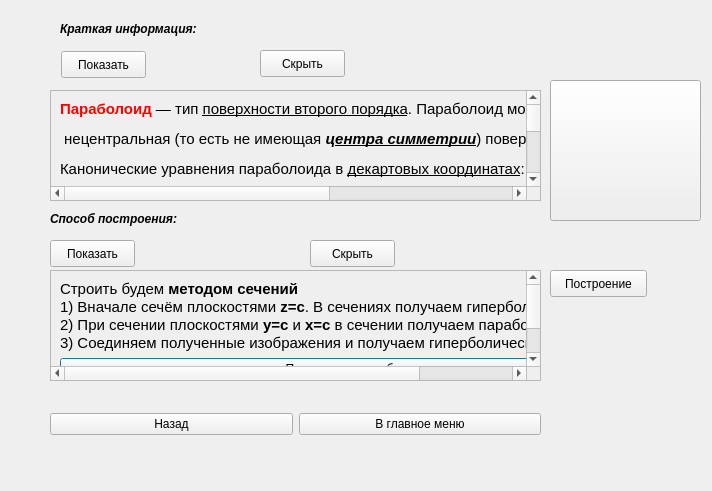
<?xml version="1.0" encoding="UTF-8"?>
<ui version="4.0">
 <class>giperbola</class>
 <widget class="QDialog" name="giperbola">
  <property name="geometry">
   <rect>
    <x>0</x>
    <y>0</y>
    <width>712</width>
    <height>491</height>
   </rect>
  </property>
  <property name="windowTitle">
   <string>Dialog</string>
  </property>
  <widget class="QScrollArea" name="scrollArea">
   <property name="geometry">
    <rect>
     <x>50</x>
     <y>90</y>
     <width>491</width>
     <height>111</height>
    </rect>
   </property>
   <property name="widgetResizable">
    <bool>true</bool>
   </property>
   <widget class="QWidget" name="scrollAreaWidgetContents">
    <property name="geometry">
     <rect>
      <x>0</x>
      <y>-50</y>
      <width>809</width>
      <height>305</height>
     </rect>
    </property>
    <layout class="QVBoxLayout" name="verticalLayout">
     <item>
      <widget class="QLabel" name="label">
       <property name="text">
        <string>&lt;!DOCTYPE HTML PUBLIC &quot;-//W3C//DTD HTML 4.0//EN&quot; &quot;http://www.w3.org/TR/REC-html40/strict.dtd&quot;&gt;
&lt;html&gt;&lt;head&gt;&lt;meta name=&quot;qrichtext&quot; content=&quot;1&quot; /&gt;&lt;style type=&quot;text/css&quot;&gt;
p, li { white-space: pre-wrap; }
&lt;/style&gt;&lt;/head&gt;&lt;body style=&quot; font-family:'Ubuntu'; font-size:11pt; font-weight:400; font-style:normal;&quot;&gt;
&lt;p style=&quot; margin-top:0px; margin-bottom:0px; margin-left:0px; margin-right:0px; -qt-block-indent:0; text-indent:0px;&quot;&gt;&lt;span style=&quot; font-weight:600; color:#ff0000;&quot;&gt;Параболоид&lt;/span&gt; ― тип &lt;a href=&quot;http://ru.wikipedia.org/wiki/%D0%9F%D0%BE%D0%B2%D0%B5%D1%80%D1%85%D0%BD%D0%BE%D1%81%D1%82%D1%8C_%D0%B2%D1%82%D0%BE%D1%80%D0%BE%D0%B3%D0%BE_%D0%BF%D0%BE%D1%80%D1%8F%D0%B4%D0%BA%D0%B0&quot;&gt;&lt;span style=&quot; text-decoration: underline; color:#000000;&quot;&gt;поверхности второго порядка&lt;/span&gt;&lt;/a&gt;. Параболоид может быть охарактеризован как незамкнутая&lt;/p&gt;
&lt;p style=&quot; margin-top:12px; margin-bottom:12px; margin-left:0px; margin-right:0px; -qt-block-indent:0; text-indent:0px;&quot;&gt; нецентральная (то есть не имеющая &lt;span style=&quot; font-weight:600; font-style:italic;&quot;&gt;ц&lt;/span&gt;&lt;a href=&quot;http://ru.wikipedia.org/w/index.php?title=%D0%A6%D0%B5%D0%BD%D1%82%D1%80_%D1%81%D0%B8%D0%BC%D0%BC%D0%B5%D1%82%D1%80%D0%B8%D0%B8&amp;amp;action=edit&amp;amp;redlink=1&quot;&gt;&lt;span style=&quot; font-weight:600; font-style:italic; text-decoration: underline; color:#000000;&quot;&gt;ентра симметрии&lt;/span&gt;&lt;/a&gt;) поверхность второго порядка.&lt;/p&gt;
&lt;p style=&quot; margin-top:12px; margin-bottom:12px; margin-left:0px; margin-right:0px; -qt-block-indent:0; text-indent:0px;&quot;&gt;Канонические уравнения параболоида в &lt;a href=&quot;http://ru.wikipedia.org/wiki/%D0%94%D0%B5%D0%BA%D0%B0%D1%80%D1%82%D0%BE%D0%B2%D1%8B_%D0%BA%D0%BE%D0%BE%D1%80%D0%B4%D0%B8%D0%BD%D0%B0%D1%82%D1%8B&quot;&gt;&lt;span style=&quot; text-decoration: underline; color:#000000;&quot;&gt;декартовых координатах&lt;/span&gt;&lt;/a&gt;:&lt;/p&gt;
&lt;p style=&quot; margin-top:8px; margin-bottom:8px; margin-left:30px; margin-right:0px; -qt-block-indent:0; text-indent:0px;&quot;&gt;&lt;span style=&quot; font-weight:600; color:#ff0000;&quot;&gt;z=a*x&lt;/span&gt;&lt;span style=&quot; font-weight:600; color:#ff0000; vertical-align:super;&quot;&gt;2&lt;/span&gt;&lt;span style=&quot; font-weight:600; color:#ff0000;&quot;&gt;-&lt;/span&gt;&lt;span style=&quot; font-weight:600; color:#ff0000;&quot;&gt; b*y&lt;/span&gt;&lt;span style=&quot; font-weight:600; color:#ff0000; vertical-align:super;&quot;&gt;2&lt;/span&gt;&lt;/p&gt;
&lt;p style=&quot; margin-top:8px; margin-bottom:8px; margin-left:30px; margin-right:0px; -qt-block-indent:0; text-indent:0px;&quot;&gt;&lt;span style=&quot; font-weight:600;&quot;&gt;Гиперболический параболоид&lt;/span&gt; (называемый в строительстве «гипар») — &lt;/p&gt;
&lt;p style=&quot; margin-top:8px; margin-bottom:8px; margin-left:30px; margin-right:0px; -qt-block-indent:0; text-indent:0px;&quot;&gt;седлообразная поверхность, описываемая в &lt;span style=&quot; font-style:italic;&quot;&gt;п&lt;/span&gt;&lt;a href=&quot;http://ru.wikipedia.org/wiki/%D0%9F%D1%80%D1%8F%D0%BC%D0%BE%D1%83%D0%B3%D0%BE%D0%BB%D1%8C%D0%BD%D0%B0%D1%8F_%D1%81%D0%B8%D1%81%D1%82%D0%B5%D0%BC%D0%B0_%D0%BA%D0%BE%D0%BE%D1%80%D0%B4%D0%B8%D0%BD%D0%B0%D1%82&quot;&gt;&lt;span style=&quot; font-style:italic; text-decoration: underline; color:#000000;&quot;&gt;рямоугольной системе координат&lt;/span&gt;&lt;/a&gt; уравнением вида&lt;/p&gt;
&lt;p style=&quot; margin-top:8px; margin-bottom:8px; margin-left:30px; margin-right:0px; -qt-block-indent:0; text-indent:0px;&quot;&gt;&lt;span style=&quot; font-weight:600; color:#ff0000;&quot;&gt;z=x&lt;/span&gt;&lt;span style=&quot; font-weight:600; color:#ff0000; vertical-align:super;&quot;&gt;2&lt;/span&gt;&lt;span style=&quot; font-weight:600; color:#ff0000;&quot;&gt;/a&lt;/span&gt;&lt;span style=&quot; font-weight:600; color:#ff0000; vertical-align:super;&quot;&gt;2&lt;/span&gt;&lt;span style=&quot; font-weight:600; color:#ff0000;&quot;&gt;-y&lt;/span&gt;&lt;span style=&quot; font-weight:600; color:#ff0000; vertical-align:super;&quot;&gt;2&lt;/span&gt;&lt;span style=&quot; font-weight:600; color:#ff0000;&quot;&gt;/b&lt;/span&gt;&lt;span style=&quot; font-weight:600; color:#ff0000; vertical-align:super;&quot;&gt;2&lt;/span&gt;&lt;/p&gt;
&lt;p style=&quot; margin-top:8px; margin-bottom:8px; margin-left:30px; margin-right:0px; -qt-block-indent:0; text-indent:0px;&quot;&gt;Видно, что гиперболический параболоид является &lt;a href=&quot;http://ru.wikipedia.org/wiki/%D0%9B%D0%B8%D0%BD%D0%B5%D0%B9%D1%87%D0%B0%D1%82%D0%B0%D1%8F_%D0%BF%D0%BE%D0%B2%D0%B5%D1%80%D1%85%D0%BD%D0%BE%D1%81%D1%82%D1%8C&quot;&gt;&lt;span style=&quot; text-decoration: underline; color:#000000;&quot;&gt;линейчатой поверхностью&lt;/span&gt;&lt;/a&gt;.&lt;/p&gt;
&lt;p style=&quot;-qt-paragraph-type:empty; margin-top:8px; margin-bottom:8px; margin-left:30px; margin-right:0px; -qt-block-indent:0; text-indent:0px;&quot;&gt;&lt;/p&gt;
&lt;p style=&quot; margin-top:12px; margin-bottom:12px; margin-left:0px; margin-right:0px; -qt-block-indent:0; text-indent:0px;&quot;&gt;Поверхность может быть образована движением параболы, ветви которой направлены вниз, по параболе,&lt;/p&gt;
&lt;p style=&quot; margin-top:12px; margin-bottom:12px; margin-left:0px; margin-right:0px; -qt-block-indent:0; text-indent:0px;&quot;&gt; ветви которой направлены вверх, при условии, что первая парабола соприкасается со второй своей вершиной.&lt;/p&gt;&lt;/body&gt;&lt;/html&gt;</string>
       </property>
      </widget>
     </item>
    </layout>
   </widget>
  </widget>
  <widget class="QScrollArea" name="scrollArea_2">
   <property name="geometry">
    <rect>
     <x>50</x>
     <y>270</y>
     <width>491</width>
     <height>111</height>
    </rect>
   </property>
   <property name="widgetResizable">
    <bool>true</bool>
   </property>
   <widget class="QWidget" name="scrollAreaWidgetContents_2">
    <property name="geometry">
     <rect>
      <x>0</x>
      <y>-59</y>
      <width>607</width>
      <height>152</height>
     </rect>
    </property>
    <layout class="QVBoxLayout" name="verticalLayout_2">
     <item>
      <widget class="QLabel" name="label_3">
       <property name="text">
        <string>&lt;!DOCTYPE HTML PUBLIC &quot;-//W3C//DTD HTML 4.0//EN&quot; &quot;http://www.w3.org/TR/REC-html40/strict.dtd&quot;&gt;
&lt;html&gt;&lt;head&gt;&lt;meta name=&quot;qrichtext&quot; content=&quot;1&quot; /&gt;&lt;style type=&quot;text/css&quot;&gt;
p, li { white-space: pre-wrap; }
&lt;/style&gt;&lt;/head&gt;&lt;body style=&quot; font-family:'Ubuntu'; font-size:11pt; font-weight:400; font-style:normal;&quot;&gt;
&lt;p style=&quot; margin-top:0px; margin-bottom:0px; margin-left:0px; margin-right:0px; -qt-block-indent:0; text-indent:0px;&quot;&gt;Строить будем &lt;span style=&quot; font-weight:600;&quot;&gt;методом сечений&lt;/span&gt;&lt;/p&gt;
&lt;p style=&quot; margin-top:0px; margin-bottom:0px; margin-left:0px; margin-right:0px; -qt-block-indent:0; text-indent:0px;&quot;&gt;1) Вначале сечём плоскостями &lt;span style=&quot; font-weight:600;&quot;&gt;z=c&lt;/span&gt;. В сечениях получаем гиперболы.&lt;/p&gt;
&lt;p style=&quot; margin-top:0px; margin-bottom:0px; margin-left:0px; margin-right:0px; -qt-block-indent:0; text-indent:0px;&quot;&gt;2) При сечении плоскостями &lt;span style=&quot; font-weight:600;&quot;&gt;y=c&lt;/span&gt; и &lt;span style=&quot; font-weight:600;&quot;&gt;x=c&lt;/span&gt; в сечении получаем параболы&lt;/p&gt;
&lt;p style=&quot; margin-top:0px; margin-bottom:0px; margin-left:0px; margin-right:0px; -qt-block-indent:0; text-indent:0px;&quot;&gt;3) Соединяем полученные изображения и получаем гиперболический параболоид.&lt;/p&gt;&lt;/body&gt;&lt;/html&gt;</string>
       </property>
      </widget>
     </item>
     <item>
      <widget class="QPushButton" name="pushButton_9">
       <property name="text">
        <string>Построение гиперболы</string>
       </property>
      </widget>
     </item>
     <item>
      <widget class="QPushButton" name="pushButton_10">
       <property name="text">
        <string>Построение параболы</string>
       </property>
      </widget>
     </item>
    </layout>
   </widget>
  </widget>
  <widget class="QLabel" name="label_2">
   <property name="geometry">
    <rect>
     <x>60</x>
     <y>20</y>
     <width>181</width>
     <height>17</height>
    </rect>
   </property>
   <property name="font">
    <font>
     <weight>75</weight>
     <italic>true</italic>
     <bold>true</bold>
    </font>
   </property>
   <property name="text">
    <string>Краткая информация:</string>
   </property>
  </widget>
  <widget class="QLabel" name="label_8">
   <property name="geometry">
    <rect>
     <x>50</x>
     <y>210</y>
     <width>201</width>
     <height>17</height>
    </rect>
   </property>
   <property name="font">
    <font>
     <weight>75</weight>
     <italic>true</italic>
     <bold>true</bold>
    </font>
   </property>
   <property name="text">
    <string>Способ построения:</string>
   </property>
  </widget>
  <widget class="QPushButton" name="pushButton">
   <property name="geometry">
    <rect>
     <x>61</x>
     <y>51</y>
     <width>85</width>
     <height>27</height>
    </rect>
   </property>
   <property name="text">
    <string>Показать</string>
   </property>
  </widget>
  <widget class="QPushButton" name="pushButton_3">
   <property name="geometry">
    <rect>
     <x>260</x>
     <y>50</y>
     <width>85</width>
     <height>27</height>
    </rect>
   </property>
   <property name="text">
    <string>Скрыть</string>
   </property>
  </widget>
  <widget class="QPushButton" name="pushButton_2">
   <property name="geometry">
    <rect>
     <x>50</x>
     <y>240</y>
     <width>85</width>
     <height>27</height>
    </rect>
   </property>
   <property name="text">
    <string>Показать</string>
   </property>
  </widget>
  <widget class="QPushButton" name="pushButton_4">
   <property name="geometry">
    <rect>
     <x>310</x>
     <y>240</y>
     <width>85</width>
     <height>27</height>
    </rect>
   </property>
   <property name="text">
    <string>Скрыть</string>
   </property>
  </widget>
  <widget class="QWidget" name="layoutWidget">
   <property name="geometry">
    <rect>
     <x>50</x>
     <y>410</y>
     <width>491</width>
     <height>29</height>
    </rect>
   </property>
   <layout class="QHBoxLayout" name="horizontalLayout">
    <item>
     <widget class="QPushButton" name="pushButton_5">
      <property name="text">
       <string>Назад</string>
      </property>
     </widget>
    </item>
    <item>
     <widget class="QPushButton" name="pushButton_6">
      <property name="text">
       <string>В главное меню</string>
      </property>
     </widget>
    </item>
   </layout>
  </widget>
  <widget class="QPushButton" name="pushButton_7">
   <property name="geometry">
    <rect>
     <x>550</x>
     <y>80</y>
     <width>151</width>
     <height>141</height>
    </rect>
   </property>
   <property name="text">
    <string/>
   </property>
   <property name="icon">
    <iconset resource="Res/Res.qrc">
     <normaloff>:/Res/i.png</normaloff>:/Res/i.png</iconset>
   </property>
   <property name="iconSize">
    <size>
     <width>250</width>
     <height>250</height>
    </size>
   </property>
  </widget>
  <widget class="QPushButton" name="pushButton_8">
   <property name="geometry">
    <rect>
     <x>550</x>
     <y>270</y>
     <width>97</width>
     <height>27</height>
    </rect>
   </property>
   <property name="text">
    <string>Построение</string>
   </property>
  </widget>
 </widget>
 <resources>
  <include location="Res/Res.qrc"/>
 </resources>
 <connections/>
</ui>
